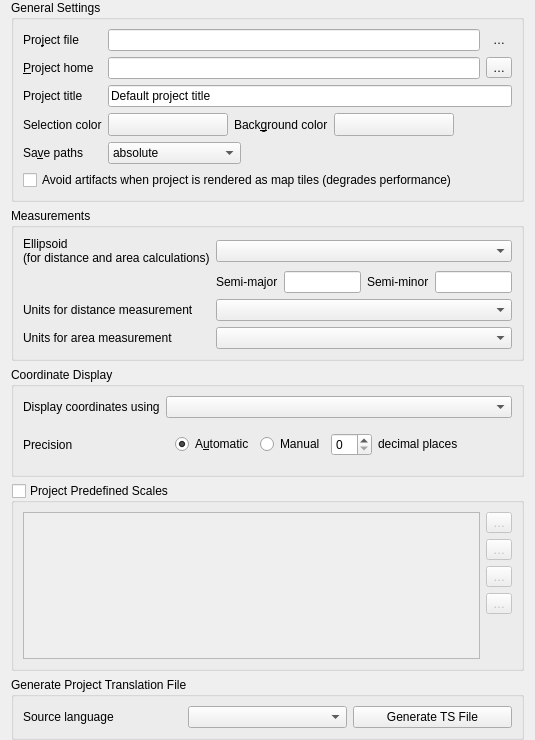
             <widget class="QWidget" name="scrollAreaWidgetContents_2">
              <property name="geometry">
               <rect>
                <x>0</x>
                <y>0</y>
                <width>535</width>
                <height>740</height>
               </rect>
              </property>
              <layout class="QVBoxLayout" name="verticalLayout_8">
               <property name="topMargin">
                <number>0</number>
               </property>
               <property name="bottomMargin">
                <number>0</number>
               </property>
               <item>
                <widget class="QgsCollapsibleGroupBox" name="titleBox">
                 <property name="title">
                  <string>General Settings</string>
                 </property>
                 <property name="syncGroup" stdset="0">
                  <string notr="true">projgeneral</string>
                 </property>
                 <layout class="QGridLayout" name="gridLayout_26">
                  <item row="1" column="0">
                   <widget class="QLabel" name="label_30">
                    <property name="sizePolicy">
                     <sizepolicy hsizetype="Maximum" vsizetype="Preferred">
                      <horstretch>0</horstretch>
                      <verstretch>0</verstretch>
                     </sizepolicy>
                    </property>
                    <property name="text">
                     <string>&amp;Project home</string>
                    </property>
                    <property name="buddy">
                     <cstring>titleEdit</cstring>
                    </property>
                   </widget>
                  </item>
                  <item row="4" column="0">
                   <widget class="QLabel" name="label_3">
                    <property name="sizePolicy">
                     <sizepolicy hsizetype="Maximum" vsizetype="Preferred">
                      <horstretch>0</horstretch>
                      <verstretch>0</verstretch>
                     </sizepolicy>
                    </property>
                    <property name="text">
                     <string>Sa&amp;ve paths</string>
                    </property>
                    <property name="buddy">
                     <cstring>cbxAbsolutePath</cstring>
                    </property>
                   </widget>
                  </item>
                  <item row="4" column="1">
                   <widget class="QComboBox" name="cbxAbsolutePath">
                    <item>
                     <property name="text">
                      <string>absolute</string>
                     </property>
                    </item>
                    <item>
                     <property name="text">
                      <string>relative</string>
                     </property>
                    </item>
                   </widget>
                  </item>
                  <item row="3" column="0">
                   <widget class="QLabel" name="textLabel1">
                    <property name="sizePolicy">
                     <sizepolicy hsizetype="Maximum" vsizetype="Preferred">
                      <horstretch>0</horstretch>
                      <verstretch>0</verstretch>
                     </sizepolicy>
                    </property>
                    <property name="text">
                     <string>Selection color</string>
                    </property>
                    <property name="buddy">
                     <cstring>pbnSelectionColor</cstring>
                    </property>
                   </widget>
                  </item>
                  <item row="0" column="1" colspan="3">
                   <layout class="QHBoxLayout" name="horizontalLayout_13">
                    <item>
                     <widget class="QLineEdit" name="mProjectFileLineEdit">
                      <property name="readOnly">
                       <bool>true</bool>
                      </property>
                     </widget>
                    </item>
                    <item>
                     <widget class="QToolButton" name="mButtonOpenProjectFolder">
                      <property name="toolTip">
                       <string>Open folder containing the project</string>
                      </property>
                      <property name="text">
                       <string>…</string>
                      </property>
                      <property name="icon">
                       <iconset resource="../../images/images.qrc">
                        <normaloff>:/images/themes/default/mActionFileOpen.svg</normaloff>:/images/themes/default/mActionFileOpen.svg</iconset>
                      </property>
                      <property name="autoRaise">
                       <bool>true</bool>
                      </property>
                     </widget>
                    </item>
                   </layout>
                  </item>
                  <item row="5" column="0" colspan="4">
                   <widget class="QCheckBox" name="mMapTileRenderingCheckBox">
                    <property name="toolTip">
                     <string>Checking this setting avoids visible edge artifacts when rendering this project as separate map tiles. Rendering performance will be degraded.</string>
                    </property>
                    <property name="text">
                     <string>Avoid artifacts when project is rendered as map tiles (degrades performance)</string>
                    </property>
                   </widget>
                  </item>
                  <item row="0" column="0">
                   <widget class="QLabel" name="label_4">
                    <property name="sizePolicy">
                     <sizepolicy hsizetype="Maximum" vsizetype="Preferred">
                      <horstretch>0</horstretch>
                      <verstretch>0</verstretch>
                     </sizepolicy>
                    </property>
                    <property name="text">
                     <string>Pro&amp;ject file</string>
                    </property>
                    <property name="buddy">
                     <cstring>titleEdit</cstring>
                    </property>
                   </widget>
                  </item>
                  <item row="2" column="1" colspan="3">
                   <widget class="QLineEdit" name="titleEdit">
                    <property name="toolTip">
                     <string>Descriptive project name</string>
                    </property>
                    <property name="text">
                     <string>Default project title</string>
                    </property>
                   </widget>
                  </item>
                  <item row="2" column="0">
                   <widget class="QLabel" name="label_2">
                    <property name="sizePolicy">
                     <sizepolicy hsizetype="Maximum" vsizetype="Preferred">
                      <horstretch>0</horstretch>
                      <verstretch>0</verstretch>
                     </sizepolicy>
                    </property>
                    <property name="text">
                     <string>Project title</string>
                    </property>
                   </widget>
                  </item>
                  <item row="3" column="1" colspan="3">
                   <layout class="QHBoxLayout" name="horizontalLayout_5">
                    <item>
                     <widget class="QgsColorButton" name="pbnSelectionColor">
                      <property name="minimumSize">
                       <size>
                        <width>120</width>
                        <height>0</height>
                       </size>
                      </property>
                      <property name="maximumSize">
                       <size>
                        <width>120</width>
                        <height>16777215</height>
                       </size>
                      </property>
                      <property name="text">
                       <string/>
                      </property>
                     </widget>
                    </item>
                    <item>
                     <widget class="QLabel" name="label">
                      <property name="sizePolicy">
                       <sizepolicy hsizetype="Maximum" vsizetype="Preferred">
                        <horstretch>0</horstretch>
                        <verstretch>0</verstretch>
                       </sizepolicy>
                      </property>
                      <property name="text">
                       <string>Back&amp;ground color</string>
                      </property>
                      <property name="buddy">
                       <cstring>pbnCanvasColor</cstring>
                      </property>
                     </widget>
                    </item>
                    <item>
                     <widget class="QgsColorButton" name="pbnCanvasColor">
                      <property name="minimumSize">
                       <size>
                        <width>120</width>
                        <height>0</height>
                       </size>
                      </property>
                      <property name="maximumSize">
                       <size>
                        <width>120</width>
                        <height>16777215</height>
                       </size>
                      </property>
                      <property name="text">
                       <string/>
                      </property>
                     </widget>
                    </item>
                    <item>
                     <spacer name="horizontalSpacer_4">
                      <property name="orientation">
                       <enum>Qt::Horizontal</enum>
                      </property>
                      <property name="sizeHint" stdset="0">
                       <size>
                        <width>40</width>
                        <height>20</height>
                       </size>
                      </property>
                     </spacer>
                    </item>
                   </layout>
                  </item>
                  <item row="4" column="2" colspan="2">
                   <spacer>
                    <property name="orientation">
                     <enum>Qt::Horizontal</enum>
                    </property>
                    <property name="sizeHint" stdset="0">
                     <size>
                      <width>40</width>
                      <height>20</height>
                     </size>
                    </property>
                   </spacer>
                  </item>
                  <item row="1" column="1" colspan="3">
                   <layout class="QHBoxLayout" name="horizontalLayout_14">
                    <item>
                     <widget class="QgsFilterLineEdit" name="mProjectHomeLineEdit">
                      <property name="toolTip">
                       <string>Project home path. Leave blank to use the current project file location.</string>
                      </property>
                      <property name="readOnly">
                       <bool>false</bool>
                      </property>
                      <property name="clearButtonEnabled">
                       <bool>false</bool>
                      </property>
                     </widget>
                    </item>
                    <item>
                     <widget class="QToolButton" name="mButtonSetProjectHome">
                      <property name="toolTip">
                       <string>Set the project home path</string>
                      </property>
                      <property name="text">
                       <string>…</string>
                      </property>
                      <property name="autoRaise">
                       <bool>false</bool>
                      </property>
                     </widget>
                    </item>
                   </layout>
                  </item>
                 </layout>
                </widget>
               </item>
               <item>
                <widget class="QgsCollapsibleGroupBox" name="btnGrpMeasureEllipsoid">
                 <property name="title">
                  <string>Measurements</string>
                 </property>
                 <property name="syncGroup" stdset="0">
                  <string notr="true">projgeneral</string>
                 </property>
                 <layout class="QGridLayout" name="gridLayoutMeasureTool">
                  <item row="0" column="0">
                   <widget class="QLabel" name="textLabel1_8">
                    <property name="text">
                     <string>Ellipsoid
(for distance and area calculations)</string>
                    </property>
                   </widget>
                  </item>
                  <item row="2" column="1" colspan="4">
                   <widget class="QComboBox" name="mDistanceUnitsCombo"/>
                  </item>
                  <item row="1" column="1">
                   <widget class="QLabel" name="label_41">
                    <property name="text">
                     <string>Semi-major</string>
                    </property>
                   </widget>
                  </item>
                  <item row="2" column="0">
                   <widget class="QLabel" name="label_28">
                    <property name="text">
                     <string>Units for distance measurement</string>
                    </property>
                   </widget>
                  </item>
                  <item row="0" column="1" colspan="4">
                   <widget class="QComboBox" name="cmbEllipsoid"/>
                  </item>
                  <item row="1" column="4">
                   <widget class="QLineEdit" name="leSemiMinor"/>
                  </item>
                  <item row="1" column="2">
                   <widget class="QLineEdit" name="leSemiMajor"/>
                  </item>
                  <item row="1" column="3">
                   <widget class="QLabel" name="label_42">
                    <property name="text">
                     <string>Semi-minor</string>
                    </property>
                   </widget>
                  </item>
                  <item row="3" column="0">
                   <widget class="QLabel" name="label_29">
                    <property name="text">
                     <string>Units for area measurement</string>
                    </property>
                   </widget>
                  </item>
                  <item row="3" column="1" colspan="4">
                   <widget class="QComboBox" name="mAreaUnitsCombo"/>
                  </item>
                 </layout>
                </widget>
               </item>
               <item>
                <widget class="QgsCollapsibleGroupBox" name="mCoordinateDisplayGroup">
                 <property name="sizePolicy">
                  <sizepolicy hsizetype="Preferred" vsizetype="Maximum">
                   <horstretch>0</horstretch>
                   <verstretch>0</verstretch>
                  </sizepolicy>
                 </property>
                 <property name="title">
                  <string>Coordinate Display</string>
                 </property>
                 <property name="syncGroup" stdset="0">
                  <string notr="true">projgeneral</string>
                 </property>
                 <layout class="QGridLayout" name="gridLayout_18">
                  <item row="1" column="0">
                   <widget class="QLabel" name="label_26">
                    <property name="text">
                     <string>Precision</string>
                    </property>
                   </widget>
                  </item>
                  <item row="0" column="0">
                   <widget class="QLabel" name="label_25">
                    <property name="text">
                     <string>Display coordinates using</string>
                    </property>
                   </widget>
                  </item>
                  <item row="0" column="1">
                   <widget class="QComboBox" name="mCoordinateDisplayComboBox"/>
                  </item>
                  <item row="1" column="1">
                   <widget class="QFrame" name="mFramePrecision">
                    <layout class="QHBoxLayout" name="horizontalLayout_12">
                     <item>
                      <widget class="QRadioButton" name="radAutomatic">
                       <property name="toolTip">
                        <string>Automatically sets the number of decimal places to use when displaying coordinates</string>
                       </property>
                       <property name="text">
                        <string>A&amp;utomatic</string>
                       </property>
                       <property name="checked">
                        <bool>true</bool>
                       </property>
                      </widget>
                     </item>
                     <item>
                      <widget class="QRadioButton" name="radManual">
                       <property name="toolTip">
                        <string>Manually set the number of decimal places to use when displaying coordinates</string>
                       </property>
                       <property name="text">
                        <string>Manual</string>
                       </property>
                      </widget>
                     </item>
                     <item>
                      <widget class="QSpinBox" name="spinBoxDP">
                       <property name="toolTip">
                        <string>The number of decimal places for the manual option</string>
                       </property>
                      </widget>
                     </item>
                     <item>
                      <widget class="QLabel" name="labelDP">
                       <property name="sizePolicy">
                        <sizepolicy hsizetype="MinimumExpanding" vsizetype="Fixed">
                         <horstretch>0</horstretch>
                         <verstretch>0</verstretch>
                        </sizepolicy>
                       </property>
                       <property name="text">
                        <string>decimal places</string>
                       </property>
                      </widget>
                     </item>
                    </layout>
                   </widget>
                  </item>
                 </layout>
                </widget>
               </item>
               <item>
                <widget class="QgsCollapsibleGroupBox" name="grpProjectScales">
                 <property name="sizePolicy">
                  <sizepolicy hsizetype="Preferred" vsizetype="Expanding">
                   <horstretch>0</horstretch>
                   <verstretch>3</verstretch>
                  </sizepolicy>
                 </property>
                 <property name="title">
                  <string>Project Predefined Scales</string>
                 </property>
                 <property name="checkable">
                  <bool>true</bool>
                 </property>
                 <property name="checked">
                  <bool>false</bool>
                 </property>
                 <property name="syncGroup" stdset="0">
                  <string notr="true">projgeneral</string>
                 </property>
                 <layout class="QGridLayout" name="gridLayout_7">
                  <item row="0" column="0">
                   <widget class="QListWidget" name="lstScales"/>
                  </item>
                  <item row="0" column="1">
                   <layout class="QVBoxLayout" name="verticalLayout_4">
                    <item>
                     <widget class="QToolButton" name="pbnAddScale">
                      <property name="toolTip">
                       <string>Add predefined scale</string>
                      </property>
                      <property name="text">
                       <string>…</string>
                      </property>
                      <property name="icon">
                       <iconset resource="../../images/images.qrc">
                        <normaloff>:/images/themes/default/symbologyAdd.svg</normaloff>:/images/themes/default/symbologyAdd.svg</iconset>
                      </property>
                     </widget>
                    </item>
                    <item>
                     <widget class="QToolButton" name="pbnRemoveScale">
                      <property name="toolTip">
                       <string>Remove selected scale</string>
                      </property>
                      <property name="text">
                       <string>…</string>
                      </property>
                      <property name="icon">
                       <iconset resource="../../images/images.qrc">
                        <normaloff>:/images/themes/default/symbologyRemove.svg</normaloff>:/images/themes/default/symbologyRemove.svg</iconset>
                      </property>
                     </widget>
                    </item>
                    <item>
                     <widget class="QToolButton" name="pbnImportScales">
                      <property name="toolTip">
                       <string>Import from file</string>
                      </property>
                      <property name="text">
                       <string>…</string>
                      </property>
                      <property name="icon">
                       <iconset resource="../../images/images.qrc">
                        <normaloff>:/images/themes/default/mActionFileOpen.svg</normaloff>:/images/themes/default/mActionFileOpen.svg</iconset>
                      </property>
                     </widget>
                    </item>
                    <item>
                     <widget class="QToolButton" name="pbnExportScales">
                      <property name="toolTip">
                       <string>Save to file</string>
                      </property>
                      <property name="text">
                       <string>…</string>
                      </property>
                      <property name="icon">
                       <iconset resource="../../images/images.qrc">
                        <normaloff>:/images/themes/default/mActionFileSave.svg</normaloff>:/images/themes/default/mActionFileSave.svg</iconset>
                      </property>
                     </widget>
                    </item>
                    <item>
                     <spacer name="verticalSpacer">
                      <property name="orientation">
                       <enum>Qt::Vertical</enum>
                      </property>
                      <property name="sizeHint" stdset="0">
                       <size>
                        <width>20</width>
                        <height>40</height>
                       </size>
                      </property>
                     </spacer>
                    </item>
                   </layout>
                  </item>
                 </layout>
                </widget>
               </item>
               <item>
                <widget class="QGroupBox" name="groupBox_6">
                 <property name="title">
                  <string>Generate Project Translation File</string>
                 </property>
                 <layout class="QHBoxLayout" name="horizontalLayout_4">
                  <item>
                   <widget class="QLabel" name="sourceLanguageLabel">
                    <property name="text">
                     <string>Source language</string>
                    </property>
                   </widget>
                  </item>
                  <item>
                   <widget class="QComboBox" name="cbtsLocale"/>
                  </item>
                  <item>
                   <widget class="QPushButton" name="generateTsFileButton">
                    <property name="text">
                     <string>Generate TS File</string>
                    </property>
                   </widget>
                  </item>
                 </layout>
                </widget>
               </item>
               <item>
                <spacer name="verticalSpacer_5">
                 <property name="orientation">
                  <enum>Qt::Vertical</enum>
                 </property>
                 <property name="sizeHint" stdset="0">
                  <size>
                   <width>20</width>
                   <height>0</height>
                  </size>
                 </property>
                </spacer>
               </item>
              </layout>
             </widget>
